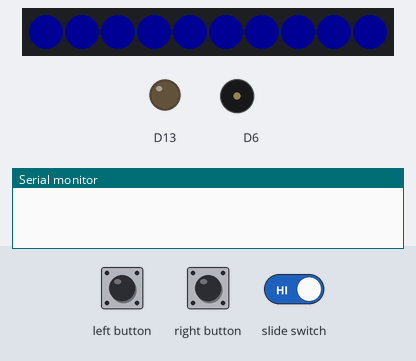
This sketch was run on a simulated Adafruit Circuit Playground Express. Shown: 10 RGB LEDs in strip order, left to right, output pins drawn as LEDs (lit = HIGH), buzzer (waves = sounding), the last lines printed to the serial monitor. The inputs (shaded band) are chosen by the test bench. Dim RGB values are drawn brighter than linear.

Above: at 3.6 s.
3.7 s: left button pressed for 0.15 s
At 8.3 s:
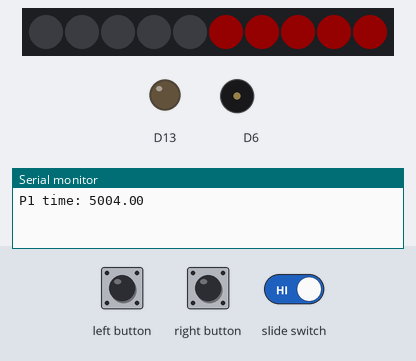
At 9.1 s:
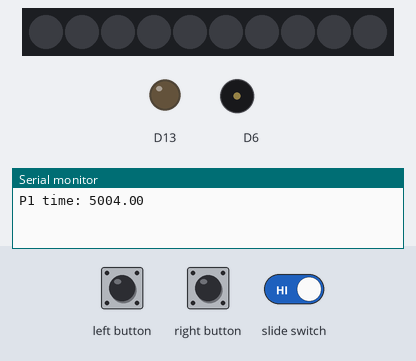
9.8 s: right button pressed for 0.15 s
12.9 s: left button pressed for 1 s
16.9 s: right button pressed for 1 s
At 19.11 s:
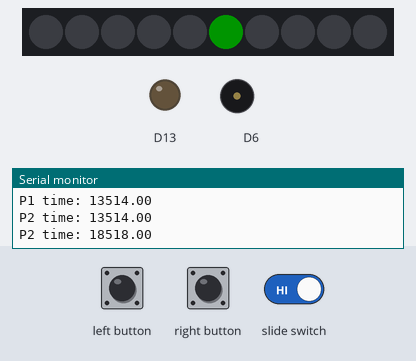
Timing chart, 0 to 40.8 s (numbered marks = the images above; inputs shaded):
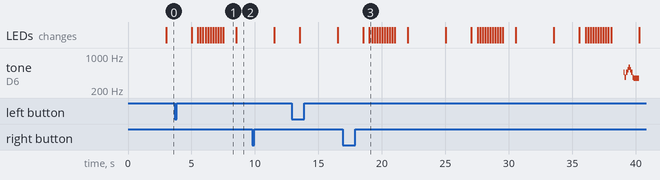

The sketch:

VideoGame.ino
```cpp
#include <Adafruit_CircuitPlayground.h>
#include <AsyncDelay.h>

float midi[127];
int A_four = 440; // a is 440 hz...
int goodSong[9][2] =
{
    {70, 100},  // song[0][0]], song[0][1]] Bb
    {66, 100},  // song[1][0]], song[1][1]] F#
    {70, 100},  // song[2][0]], song[2][1]] Bb
    {72, 100},  // song[3][0]], song[3][1]] C
    {74, 100},  // song[4][0]], song[4][1]] D
    {72, 100},  // song[5][0]], song[5][1]] C
    {70, 100},  // song[0][0]], song[0][1]] Bb
    {66, 100},  // song[1][0]], song[1][1]] F#
    {65, 400},  // song[1][0]], song[1][1]] F
};

//these variables measure the players time and scores
int playeroneScore; //variable measures player one's score
int playertwoScore; //variable measures player two's score
float playeroneTime; //variable measures player one's time
float playertwoTime; //variable measures player two's time
float practiceTime; //variable measures player's time

//these variables are for the reading and functionality of the left and right buttons
volatile bool A_Flag = 0; //sets variable to false initially, will be changed to true in a later function
volatile bool B_Flag = 0; //sets variable to false initially, will be changed to true in a later function
const int buttonAPin = 4; //this sets a constant (unchanging) variable for button A to pin 4
const int buttonBPin = 5; //this sets a constant (unchanging) variable for button B to pin 5

//these variables are here to ensure the proper reading and functionality of the switch
volatile bool switchFlag = 0; //switchFlag will be set to true in a function to run the game
volatile bool switchState = 0; //variable that will be assigned to read the state of the switch if changed.
const int switchPin = 7; //the digital pin for the switch is D7, so this variable is assigned to 7

void setup()
{
  CircuitPlayground.begin(); //starting base for arduino
  generateMIDI(); // Custom function for calculating and storing the frequency value associated for each MIDI pitch number
  Serial.begin(9600); //needed for the serial to print; sets speed to 9600
  attachInterrupt(digitalPinToInterrupt(buttonAPin), aButton, FALLING); //runs function for button A to read if pressed
  attachInterrupt(digitalPinToInterrupt(buttonBPin), bButton, FALLING); //runs function for button B to read if pressed
  attachInterrupt(digitalPinToInterrupt(switchPin), switchCase, CHANGE); //runs function for switch to read if changed
  switchState = digitalRead(switchPin); //sets switchState to read the switch pin (7)
}

void loop()
{
  if (switchFlag == 1) //reads the switch pin and sets it to the switch state; switchFlag is set to 1 during interrupt
  {
    switchState = digitalRead(switchPin); //sets switchState to digitalRead
  }
  if (switchState == 0) //if the switch is on the right side
  {
    CircuitPlayground.clearPixels(); //clear the LEDS
    delay(3000); //wait for 3 seconds
    blink(); //The board lights up blue for all LEDS
    delay(2000); //The board stays lit for 2 seconds
    if (A_Flag == 1) //if button A is pressed
    {
      playeroneTime = millis(); //millis is the number of milliseconds since the program started.
      Serial.print("P1 time: "); //prints "P1 time:"
      Serial.println(playeroneTime); //follows "p1 time:" and begins a new line
      A_Flag = 0; //A_flag set to 0 so the time doesn't keep printing
    }
  }
  else if (switchState == 1) //if the switch is on the left side
  {
    if (playeroneScore == 3 || playertwoScore == 3) //if either player reaches a score of 3
    {
      weezer(); //plays the Buddy Holly lick from Weezer
      playeroneScore = 0; //sets playeroneScore to 0
      playertwoScore = 0; //sets playertwoScore to 0
    }
    else if (playeroneScore <= 3 || playertwoScore <= 3) //if neither player has reached a score of 3
    {
      CircuitPlayground.clearPixels(); //clear the LEDS
      delay(3000); //wait for 3 seconds
      blink(); //The board lights up blue for all LEDS
      delay(2000); //The board stays lit for 2 seconds
      if (A_Flag == 1) //if button A is pressed
      {
        playeroneTime = millis(); //millis is the number of milliseconds since the program started.
        Serial.print("P1 time: "); //prints "P1 time:"
        Serial.println(playeroneTime); //follows "p1 time:" and begins a new line
        A_Flag = 0; //A_flag set to 0 so the time doesn't keep printing
      }
      if (B_Flag == 1) //if button B is pressed
      {
        playertwoTime = millis(); //millis is the number of milliseconds since the program started.
        Serial.print("P2 time: "); //prints "P2 time:"
        Serial.println(playertwoTime); //follows "p1 time:" and begins a new line
        B_Flag = 0; //B_flag set to 0 so the time doesn't keep printing
      }
      if (playeroneTime < playertwoTime) //if playerone clicked the button faster
      {
        CircuitPlayground.clearPixels(); //clear the LEDS
        delay(500); //wait 500 milliseconds
        playeroneScore++; //increase playerone's score
        playeroneWin(); //green LEDS blink on winner's sinde
        playertwoLose(); //red LEDS on loser's side
        delay(1000); //wait 1 second
      }
      else if (playertwoTime < playeroneTime) //if playertwo clicked the button faster
      {
        CircuitPlayground.clearPixels(); //clear the LEDS
        delay(500); //wait 500 milliseconds
        playertwoScore++; //increase playertwo's score
        playertwoWin(); //green LEDS blink on winner's side
        playeroneLose(); //red LEDS on loser's side
        delay(1000); //wait 1 second
      }
    }
  }
}

void aButton() //interrupt function for when the left button is pressed
{
A_Flag = 1; //sets flag to true when the button is pressed
}

void bButton() //interrupt function for when the right button is pressed
{
B_Flag = 1; //sets flag to true when the button is pressed
}

void switchCase() //interrupt function for when the switch changes sides
{
switchFlag = 1; //sets flag to true if the switch is changed
}


void blink() //light function
{
  for(int i=0; i<10; ++i)
  {
    CircuitPlayground.setPixelColor(i, 0, 0 , 255); //sets all LEDS to blue
  }
}

void playeroneWin() //blinking light function when player 1 wins
{
  for(int i=5; i<10; ++i) //for LEDS 5-9, green flashes on each LED
  {
    CircuitPlayground.setPixelColor(i, 0, 255, 0); //sets LED to green
    delay(200); //delays 200ms
    CircuitPlayground.setPixelColor(i, 0, 0, 0); //clears LED
    delay(200); //delays 200ms
  }
}
void playeroneLose() //light function for if player 1 loses
{
    for(int i=5; i<10; ++i) //for LEDS 5-9, the LEDS will be red
  {
    CircuitPlayground.setPixelColor(i, 255, 0, 0); //sets LED to red
  }
}
void playertwoWin() //blinking light function when player 2 wins
{
  for(int i=0; i<5; ++i)
  {
    CircuitPlayground.setPixelColor(i, 0, 255, 0); //for LEDS 0-4, green flashes on each LED
    delay(200); //delays 200ms
    CircuitPlayground.setPixelColor(i, 0, 0, 0); //clears LED
    delay(200); //delays 200ms
  }
}
void playertwoLose() //light function for if player 2 loses
{
    for(int i=0; i<5; ++i) //for LEDS 0-4, the LEDS will be red
  {
    CircuitPlayground.setPixelColor(i, 255, 0, 0); //sets LED to red
  }
}

void weezer()
{
  for(int i = 0; i < sizeof(goodSong) / sizeof(goodSong[0]); i++) // Calculate how many rows are in the array using: sizeof(song) / sizeof(song[0])
    {
      CircuitPlayground.playTone(midi[goodSong[i][0]], goodSong[i][1]); //Plays the buddy holly lick based on list at the top of this code
      delay(1);
    }
}
void generateMIDI() //this function is used for sounds
{
  for (int x = 0; x < 127; ++x)
  {
    midi[x] = (A_four / 32.0) * pow(2.0, ((x - 9.0) / 12.0));
  }
}
```

Measured:
- after the input at 3.7 s, the LEDs: first differ from a run without the input after 1.8 s (image 1 shows a later state)
- after the input at 16.9 s, tone on D6: plays 466 Hz for 0.10 s, 369 Hz for 0.10 s, 466 Hz for 0.10 s, 523 Hz for 0.10 s, 587 Hz for 0.10 s, 523 Hz for 0.10 s … (9 notes in this stretch), starting after 22.1 s; the LEDs: first differ from a run without the input after 2.1 s (image 3)
- what the display in image 1 shows lasts 1.0 s, from 7.5 s to 8.5 s
